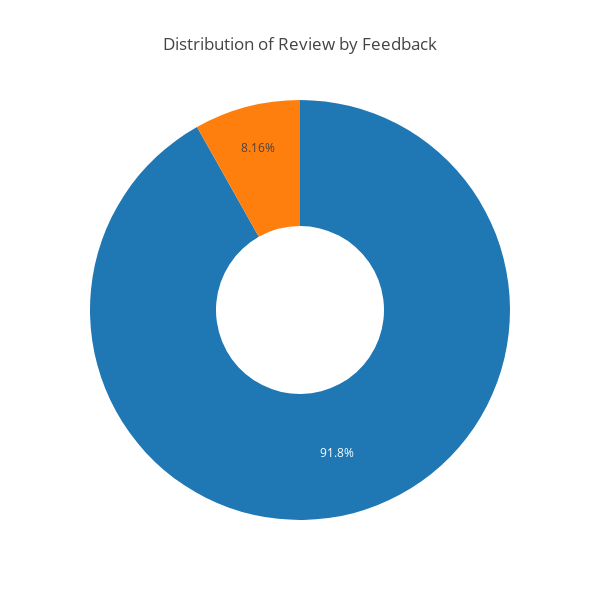

Notebook cell for this chart:
### Code cell
# check the distribution of the feedback in the review data
feedback = data['feedback'].value_counts().sort_index()
feedback_df = pd.DataFrame(feedback).reset_index()
feedback_df.columns = ['Feedback', 'Count']

fig = px.pie(feedback_df, 
             values='Count', 
             hole=0.4, 
             width=600, height=600, 
             template='gridon', 
             title='Distribution of Review by Feedback')

fig.show()

### Figure 1 — Plotly figure (JSON) as saved in the notebook; plotly's stock layout.template omitted (floating-point values rounded to 4 significant figures)
{"data": [{"domain": {"x": [0, 1], "y": [0, 1]}, "hole": 0.4, "hovertemplate": "Count=%{value}<extra></extra>", "legendgroup": "", "name": "", "showlegend": false, "type": "pie", "values": [257, 2893]}], "layout": {"height": 600, "legend": {"tracegroupgap": 0}, "title": {"text": "Distribution of Review by Feedback"}, "width": 600}}
